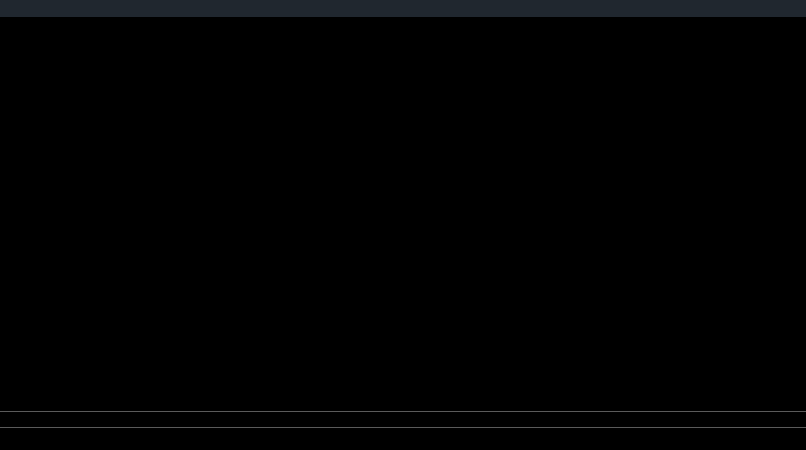
<?xml version="1.0" encoding="UTF-8"?>
<ui version="4.0">
 <class>MainWindow</class>
 <widget class="QMainWindow" name="MainWindow">
  <property name="geometry">
   <rect>
    <x>0</x>
    <y>0</y>
    <width>806</width>
    <height>450</height>
   </rect>
  </property>
  <property name="sizePolicy">
   <sizepolicy hsizetype="Preferred" vsizetype="Fixed">
    <horstretch>0</horstretch>
    <verstretch>0</verstretch>
   </sizepolicy>
  </property>
  <property name="windowTitle">
   <string>XRadio Leo</string>
  </property>
  <property name="windowIcon">
   <iconset resource="radit.qrc">
    <normaloff>:/general/iconos/player/ico.png</normaloff>:/general/iconos/player/ico.png</iconset>
  </property>
  <property name="styleSheet">
   <string notr="true">background-color: rgb(0, 0, 0);
</string>
  </property>
  <property name="iconSize">
   <size>
    <width>50</width>
    <height>30</height>
   </size>
  </property>
  <property name="dockNestingEnabled">
   <bool>false</bool>
  </property>
  <widget class="QWidget" name="centralWidget"/>
  <widget class="QStatusBar" name="statusBar"/>
  <widget class="QToolBar" name="toolBar">
   <property name="windowTitle">
    <string>toolBar</string>
   </property>
   <property name="styleSheet">
    <string notr="true">background-color: rgb(32, 39, 47);
border-color: rgb(255, 85, 0);</string>
   </property>
   <property name="movable">
    <bool>false</bool>
   </property>
   <property name="allowedAreas">
    <set>Qt::TopToolBarArea</set>
   </property>
   <property name="floatable">
    <bool>false</bool>
   </property>
   <attribute name="toolBarArea">
    <enum>TopToolBarArea</enum>
   </attribute>
   <attribute name="toolBarBreak">
    <bool>false</bool>
   </attribute>
  </widget>
  <widget class="QToolBar" name="toolBarCunas">
   <property name="windowTitle">
    <string>toolBar_2</string>
   </property>
   <property name="movable">
    <bool>false</bool>
   </property>
   <property name="allowedAreas">
    <set>Qt::BottomToolBarArea</set>
   </property>
   <attribute name="toolBarArea">
    <enum>BottomToolBarArea</enum>
   </attribute>
   <attribute name="toolBarBreak">
    <bool>false</bool>
   </attribute>
  </widget>
 </widget>
 <layoutdefault spacing="6" margin="11"/>
 <resources>
  <include location="radit.qrc"/>
 </resources>
 <connections/>
 <slots>
  <slot>slotBarra()</slot>
 </slots>
</ui>
